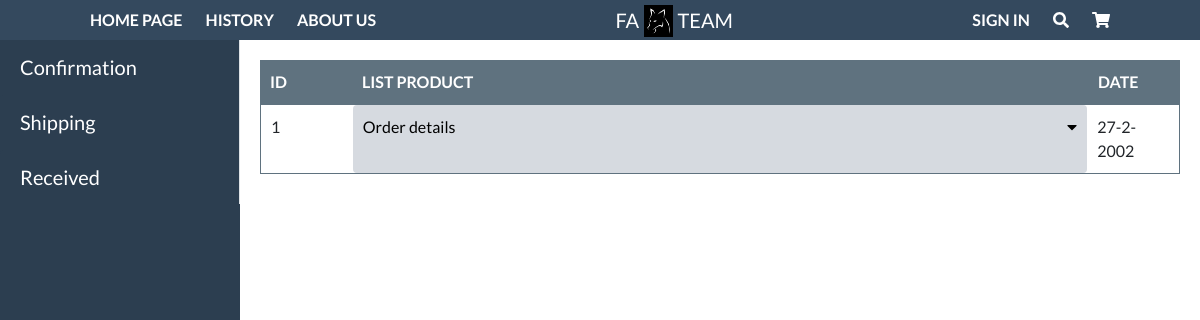
Before: /pesonal.php with the older database file.
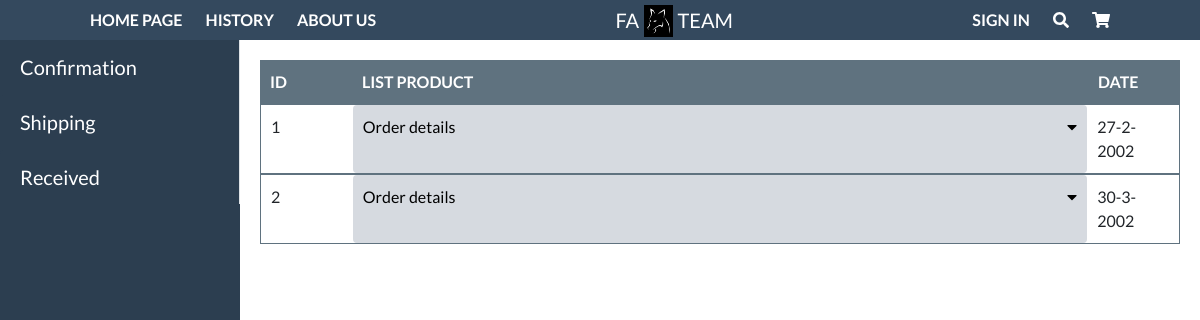
After: the same page with the newer database file.
### tables this page shows
create table orders(
  ID_order int primary key auto_increment,
  ID_user int,
  datee varchar(50),
  status int,
  FOREIGN KEY (ID_user) REFERENCES users (ID_user) on delete cascade
);

### resources/data/order_data.php (called while the page is built, shortened)
<?php
require_once 'connect.php';
class orders
{
  public function get_user($id,$status)
  {
    $conn1 = new connect_data();
    $data = $conn1->connect();
    $sql = "select * from orders where ID_user = $id and status= $status";
    return $conn1->req($data, $sql);
  }
}
?>

### resources/data/connect.php (called while the page is built, shortened)
<?php
class connect_data
{
    public function req($database,$sql){
        return mysqli_query($database, $sql);
    }
}
?>

### pesonal.php (the view, shortened to what this page needs)
<!DOCTYPE html>
<html lang="en">
<head>
    <link rel="stylesheet" href="https://cdnjs.cloudflare.com/ajax/libs/animate.css/4.1.1/animate.min.css" />
    <link href="https://cdn.datatables.net/1.10.20/css/dataTables.bootstrap4.min.css" rel="stylesheet" />
    <link rel="stylesheet" href="https://maxcdn.bootstrapcdn.com/bootstrap/4.5.2/css/bootstrap.min.css">
    <link rel="stylesheet" href="./resources/css/menu.css">
    <link rel="stylesheet" href="./resources/css/pesonal.css">
</head>
<body>
    <div class="header">
        <ul class="header-menu hide-menu">
            <a href="inde.php">HOME PAGE</a>
            <a href="pesonal.php">HISTORY</a>
            <a href="about.php">ABOUT US</a>
        </ul>
        <div class="header-logo">
            <p class="logo-title">FA</p>
            <img class="logo" src="./resources/img/logo.jpg" alt="logo">
            <p class="logo-title">TEAM</p>
        </div>
        <ul class="header-menu">
            <a href="login.php">SIGN IN</a>
            <a href="#"><i class="fas fa-search"></i></a>
            <a href="cart.php"><i class="fas fa-shopping-cart"></i></a>
        </ul>
    </div>
    <div class="content">
        <div class="collapse show content-navigate">
            <div class="nav-tabs" id="wrapper" style="border: none;">
                <div class="border-right" id="sidebar-wrapper">
                    <div class="list-group list-group-flush">
                        <a href="#confirmation" class="list-group-item list-group-item-action nav-link content-navigate-item" data-toggle="tab">Confirmation</a>
                        <a href="#shipping" class="list-group-item list-group-item-action nav-link content-navigate-item" data-toggle="tab">Shipping</a>
                        <a href="#received" class="list-group-item list-group-item-action nav-link content-navigate-item" data-toggle="tab">Received</a>
                    </div>
                </div>
            </div>
        </div>
        <div class="tab-content content_box">
            <div class="tab-pane fade show active" id="confirmation">
                <div class="content_table">
                    <div class="content_main">
                        <div class="content_main1">ID</div>
                        <div class="content_main2">LIST PRODUCT</div>
                        <div class="content_main3">DATE</div>
                    </div>
                    <?php
                    require_once 'resources/data/order_data.php';
                    $order = new orders();
                    $result_order = $order->get_user(1,1);
                    $i = 0;
                    while ($row_order = mysqli_fetch_assoc($result_order)) {
                        $i++;
                    ?>
                        <div class="content_item">
                            <div class="content_item1"><?php echo $i ?></div>
                            <div class="content_item2">
                                <a href="#nav1<?php echo $i ?>" class="drop_down_animation">Order details<i class="fas fa-caret-down"></i></a>
                            </div>
                            <div class="content_item3"><?php echo $row_order['datee'] ?></div>
                        </div>
                    <?php
                    }
                    ?>
                </div>
            </div>
                    <?php
                    require_once 'resources/data/order_data.php';
                    ?>
                    <?php
                    require_once 'resources/data/order_data.php';
                    ?>
        </div>
    </div>
</body>
</html>

Changed rows visible on the page:
now on this page (row edited): orders: datee "30-3-2002"
